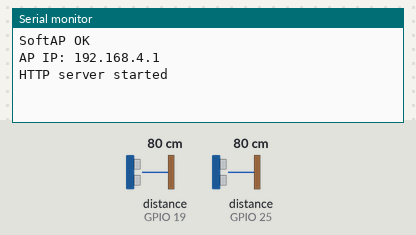
The sketch below on a simulated ESP32. Parts: the last lines printed to the serial monitor. Wiring (inferred from the names in the program): 2 × ultrasonic range finder: trigger GPIO 18, echo GPIO 19 / trigger GPIO 26, echo GPIO 25. Inputs (shaded band) come from the test bench; at power-on: distance to the obstacle (sensors on GPIO 19, GPIO 25) 80 cm. The echo pulse lasts 58.3 µs per cm.

Above: at 1.2 s.
1.3 s: distance to the obstacle (sensor on GPIO 19) set to 26 cm
2.8 s: distance to the obstacle (sensor on GPIO 19) set to 22 cm
At 3.3 s:
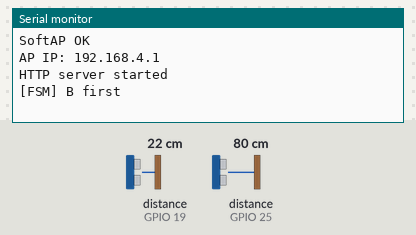
At 5.0 s:
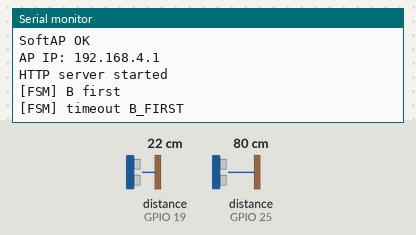

The sketch:

esp32_counter_ap.ino
```cpp
/**********************************************************
 * ESP32 — Point d'accès Wi-Fi + Compteur ENTREE / SORTIE
 * avec 2 capteurs HC-SR04 (A et B)
 *
 * AP:
 *   SSID: ESP32_COUNTER_AP
 *   MDP : 12345678
 *   IP  : 192.168.4.1
 *
 * API:
 *   GET  /status -> JSON:
 *      {
 *        "count_in":   N,
 *        "count_out":  M,
 *        "inside":     N-M (>=0),
 *        "distance_a": xx.x or null,
 *        "distance_b": xx.x or null,
 *        "near_a":     true/false,
 *        "near_b":     true/false,
 *        "uptime_s":   S
 *      }
 *   POST /reset  -> remet count_in / count_out à zéro
 **********************************************************/
#include <Arduino.h>
#include <WiFi.h>
#include <WebServer.h>

// ======== AP Wi-Fi ========
const char* AP_SSID = "ESP32_COUNTER_AP";
const char* AP_PSW  = "12345678";     // >=8 caractères
const int   AP_CH   = 6;
IPAddress local_IP(192,168,4,1);
IPAddress gateway(192,168,4,1);
IPAddress subnet(255,255,255,0);

// ======== HTTP ========
WebServer server(80);

// ======== Capteurs HC-SR04 ========
// Capteur A (côté A)
const int PIN_TRIG_A = 26;
const int PIN_ECHO_A = 25;  // via diviseur 2k/2k

// Capteur B (côté B)
const int PIN_TRIG_B = 18;
const int PIN_ECHO_B = 19;  // via diviseur 2k/2k

// ======== Paramètres de détection ========
float    seuil_cm       = 25.0f;   // seuil "proche"
float    hysteresis     = 5.0f;    // marge pour rester proche
uint32_t passageTimeout = 1200;    // délai max A->B ou B->A (ms)

// ======== États / compteurs ========
long     countIn   = 0;
long     countOut  = 0;
long     inside    = 0;

bool     nearAState = false;
bool     nearBState = false;

float    lastDistanceA = NAN;
float    lastDistanceB = NAN;

// FSM direction
enum PassageState { PS_IDLE, PS_A_FIRST, PS_B_FIRST };
PassageState passState   = PS_IDLE;
uint32_t     stateStartMs = 0;

// ======== Mesure distance ========
static float mesureDistanceCm(int trigPin, int echoPin) {
  auto once = [&](void) -> float {
    digitalWrite(trigPin, LOW);
    delayMicroseconds(3);
    digitalWrite(trigPin, HIGH);
    delayMicroseconds(10);
    digitalWrite(trigPin, LOW);

    unsigned long us = pulseIn(echoPin, HIGH, 25000UL); // timeout ~25ms
    if (us == 0) return NAN;
    return (us * 0.0343f) / 2.0f; // cm
  };

  float v[3];
  for (int i = 0; i < 3; ++i) {
    v[i] = once();
    delay(5);
  }
  // médiane
  for (int i = 0; i < 3; ++i)
    for (int j = i+1; j < 3; ++j)
      if (v[j] < v[i]) { float t=v[i]; v[i]=v[j]; v[j]=t; }

  return v[1];
}

// ======== HTTP Handlers ========
void handle_root() {
  server.send(200, "text/plain",
              "ESP32 AP 2xHC-SR04 Counter (ENTREE/SORTIE).\nUse /status (JSON) and /reset (POST).");
}

void handle_status() {
  inside = countIn - countOut;
  if (inside < 0) inside = 0;

  String json = "{";

  json += "\"count_in\":";   json += countIn;
  json += ",\"count_out\":"; json += countOut;
  json += ",\"inside\":";    json += inside;

  json += ",\"distance_a\":";
  if (isnan(lastDistanceA)) json += "null";
  else                      json += String(lastDistanceA,1);

  json += ",\"distance_b\":";
  if (isnan(lastDistanceB)) json += "null";
  else                      json += String(lastDistanceB,1);

  json += ",\"near_a\":"; json += (nearAState ? "true" : "false");
  json += ",\"near_b\":"; json += (nearBState ? "true" : "false");

  json += ",\"uptime_s\":"; json += String(millis()/1000);

  json += "}";

  server.send(200, "application/json", json);
}

void handle_reset() {
  countIn   = 0;
  countOut  = 0;
  inside    = 0;
  passState = PS_IDLE;
  server.send(200, "text/plain", "OK");
  Serial.println("[HTTP] RESET -> counts=0");
}

// ======== Setup ========
void setup() {
  Serial.begin(115200);

  pinMode(PIN_TRIG_A, OUTPUT);
  pinMode(PIN_ECHO_A, INPUT);
  digitalWrite(PIN_TRIG_A, LOW);

  pinMode(PIN_TRIG_B, OUTPUT);
  pinMode(PIN_ECHO_B, INPUT);
  digitalWrite(PIN_TRIG_B, LOW);

  WiFi.mode(WIFI_AP);
  WiFi.persistent(false);
  WiFi.setSleep(false);
  WiFi.softAPConfig(local_IP, gateway, subnet);
  bool ok = WiFi.softAP(AP_SSID, AP_PSW, AP_CH, 0, 4);
  Serial.printf("SoftAP %s\n", ok ? "OK" : "FAILED");
  Serial.print("AP IP: "); Serial.println(WiFi.softAPIP()); // 192.168.4.1

  server.on("/",       HTTP_GET,  handle_root);
  server.on("/status", HTTP_GET,  handle_status);
  server.on("/reset",  HTTP_POST, handle_reset);
  server.begin();
  Serial.println("HTTP server started");
}

// ======== Loop ========
void loop() {
  server.handleClient();

  static uint32_t lastMeas = 0;
  if (millis() - lastMeas < 50) return; // ~20 Hz
  lastMeas = millis();

  // Mesures
  float dA = mesureDistanceCm(PIN_TRIG_A, PIN_ECHO_A);
  float dB = mesureDistanceCm(PIN_TRIG_B, PIN_ECHO_B);
  lastDistanceA = dA;
  lastDistanceB = dB;

  // near/hystérésis
  bool newNearA = false;
  bool newNearB = false;

  if (!isnan(dA)) {
    if (!nearAState && dA <= seuil_cm)                    newNearA = true;
    else if (nearAState && dA <= seuil_cm + hysteresis)   newNearA = true;
  }
  if (!isnan(dB)) {
    if (!nearBState && dB <= seuil_cm)                    newNearB = true;
    else if (nearBState && dB <= seuil_cm + hysteresis)   newNearB = true;
  }

  static bool prevNearA = false;
  static bool prevNearB = false;
  bool risingA = (!prevNearA && newNearA);
  bool risingB = (!prevNearB && newNearB);

  uint32_t now = millis();

  switch (passState) {
    case PS_IDLE:
      if (risingA && !newNearB) {
        passState = PS_A_FIRST;
        stateStartMs = now;
        Serial.println("[FSM] A first");
      } else if (risingB && !newNearA) {
        passState = PS_B_FIRST;
        stateStartMs = now;
        Serial.println("[FSM] B first");
      }
      break;

    case PS_A_FIRST:
      if (now - stateStartMs > passageTimeout) {
        Serial.println("[FSM] timeout A_FIRST");
        passState = PS_IDLE;
      } else if (risingB) {
        // A puis B -> entrée
        countIn++;
        inside = countIn - countOut;
        if (inside < 0) inside = 0;
        Serial.printf("[COUNT] ENTREE: in=%ld out=%ld inside=%ld\n", countIn, countOut, inside);
        passState = PS_IDLE;
      }
      break;

    case PS_B_FIRST:
      if (now - stateStartMs > passageTimeout) {
        Serial.println("[FSM] timeout B_FIRST");
        passState = PS_IDLE;
      } else if (risingA) {
        // B puis A -> sortie
        countOut++;
        inside = countIn - countOut;
        if (inside < 0) inside = 0;
        Serial.printf("[COUNT] SORTIE: in=%ld out=%ld inside=%ld\n", countIn, countOut, inside);
        passState = PS_IDLE;
      }
      break;
  }

  prevNearA  = newNearA;
  prevNearB  = newNearB;
  nearAState = newNearA;
  nearBState = newNearB;
}
```

Measured:
- the behaviour switches between 25 and 24 cm on distance to the obstacle (sensor on GPIO 19) (found by bisection; images 0 and 1)
- after the input at 2.8 s, the serial monitor: prints a new line at once (image 1)
